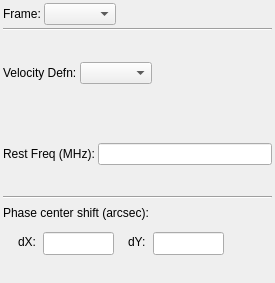
<ui version="4.0" >
 <class>TransWidget</class>
 <widget class="QWidget" name="TransWidget" >
  <property name="geometry" >
   <rect>
    <x>0</x>
    <y>0</y>
    <width>275</width>
    <height>283</height>
   </rect>
  </property>
  <property name="maximumSize" >
   <size>
    <width>275</width>
    <height>16777215</height>
   </size>
  </property>
  <property name="windowTitle" >
   <string>PlotMS TransWidget</string>
  </property>
  <layout class="QVBoxLayout" >
   <property name="spacing" >
    <number>3</number>
   </property>
   <property name="leftMargin" >
    <number>3</number>
   </property>
   <property name="topMargin" >
    <number>3</number>
   </property>
   <property name="rightMargin" >
    <number>3</number>
   </property>
   <property name="bottomMargin" >
    <number>3</number>
   </property>
   <item>
    <layout class="QHBoxLayout" >
     <property name="spacing" >
      <number>3</number>
     </property>
     <item>
      <widget class="QLabel" name="frameLabel" >
       <property name="text" >
        <string>Frame:</string>
       </property>
      </widget>
     </item>
     <item>
      <widget class="QComboBox" name="frame" >
       <property name="sizePolicy" >
        <sizepolicy vsizetype="Fixed" hsizetype="MinimumExpanding" >
         <horstretch>0</horstretch>
         <verstretch>0</verstretch>
        </sizepolicy>
       </property>
      </widget>
     </item>
     <item>
      <spacer>
       <property name="orientation" >
        <enum>Qt::Horizontal</enum>
       </property>
       <property name="sizeHint" >
        <size>
         <width>211</width>
         <height>20</height>
        </size>
       </property>
      </spacer>
     </item>
    </layout>
   </item>
   <item>
    <widget class="Line" name="line" >
     <property name="orientation" >
      <enum>Qt::Horizontal</enum>
     </property>
    </widget>
   </item>
   <item>
    <widget class="QFrame" name="dpiFrame" >
     <property name="sizePolicy" >
      <sizepolicy vsizetype="Preferred" hsizetype="Preferred" >
       <horstretch>0</horstretch>
       <verstretch>0</verstretch>
      </sizepolicy>
     </property>
     <property name="frameShape" >
      <enum>QFrame::NoFrame</enum>
     </property>
     <property name="frameShadow" >
      <enum>QFrame::Raised</enum>
     </property>
     <layout class="QHBoxLayout" >
      <property name="spacing" >
       <number>3</number>
      </property>
      <property name="leftMargin" >
       <number>0</number>
      </property>
      <property name="topMargin" >
       <number>0</number>
      </property>
      <property name="rightMargin" >
       <number>0</number>
      </property>
      <property name="bottomMargin" >
       <number>0</number>
      </property>
      <item>
       <widget class="QLabel" name="velDefLabel" >
        <property name="text" >
         <string>Velocity Defn:</string>
        </property>
       </widget>
      </item>
      <item>
       <widget class="QComboBox" name="velDef" />
      </item>
      <item>
       <spacer>
        <property name="orientation" >
         <enum>Qt::Horizontal</enum>
        </property>
        <property name="sizeHint" >
         <size>
          <width>40</width>
          <height>10</height>
         </size>
        </property>
       </spacer>
      </item>
     </layout>
    </widget>
   </item>
   <item>
    <widget class="QFrame" name="sizeFrame" >
     <property name="frameShape" >
      <enum>QFrame::NoFrame</enum>
     </property>
     <property name="frameShadow" >
      <enum>QFrame::Raised</enum>
     </property>
     <layout class="QHBoxLayout" >
      <property name="spacing" >
       <number>3</number>
      </property>
      <property name="leftMargin" >
       <number>0</number>
      </property>
      <property name="topMargin" >
       <number>0</number>
      </property>
      <property name="rightMargin" >
       <number>0</number>
      </property>
      <property name="bottomMargin" >
       <number>0</number>
      </property>
      <item>
       <widget class="QLabel" name="restFreqLabel" >
        <property name="text" >
         <string>Rest Freq (MHz):</string>
        </property>
       </widget>
      </item>
      <item>
       <widget class="QLineEdit" name="restFreq" />
      </item>
     </layout>
    </widget>
   </item>
   <item>
    <widget class="Line" name="line_2" >
     <property name="orientation" >
      <enum>Qt::Horizontal</enum>
     </property>
    </widget>
   </item>
   <item>
    <layout class="QHBoxLayout" >
     <property name="spacing" >
      <number>0</number>
     </property>
     <item>
      <widget class="QFrame" name="frame_2" >
       <property name="frameShape" >
        <enum>QFrame::NoFrame</enum>
       </property>
       <property name="frameShadow" >
        <enum>QFrame::Raised</enum>
       </property>
       <widget class="QLabel" name="pclabel" >
        <property name="geometry" >
         <rect>
          <x>0</x>
          <y>0</y>
          <width>166</width>
          <height>21</height>
         </rect>
        </property>
        <property name="text" >
         <string>Phase center shift (arcsec):</string>
        </property>
       </widget>
       <widget class="QLabel" name="pcXlabel" >
        <property name="geometry" >
         <rect>
          <x>15</x>
          <y>29</y>
          <width>31</width>
          <height>21</height>
         </rect>
        </property>
        <property name="text" >
         <string>dX:</string>
        </property>
       </widget>
       <widget class="QLineEdit" name="pcXval" >
        <property name="geometry" >
         <rect>
          <x>40</x>
          <y>30</y>
          <width>71</width>
          <height>23</height>
         </rect>
        </property>
       </widget>
       <widget class="QLabel" name="pcYlabel" >
        <property name="geometry" >
         <rect>
          <x>125</x>
          <y>29</y>
          <width>31</width>
          <height>21</height>
         </rect>
        </property>
        <property name="text" >
         <string>dY:</string>
        </property>
       </widget>
       <widget class="QLineEdit" name="pcYval" >
        <property name="geometry" >
         <rect>
          <x>150</x>
          <y>30</y>
          <width>71</width>
          <height>23</height>
         </rect>
        </property>
       </widget>
      </widget>
     </item>
    </layout>
   </item>
  </layout>
 </widget>
 <resources/>
 <connections/>
</ui>
